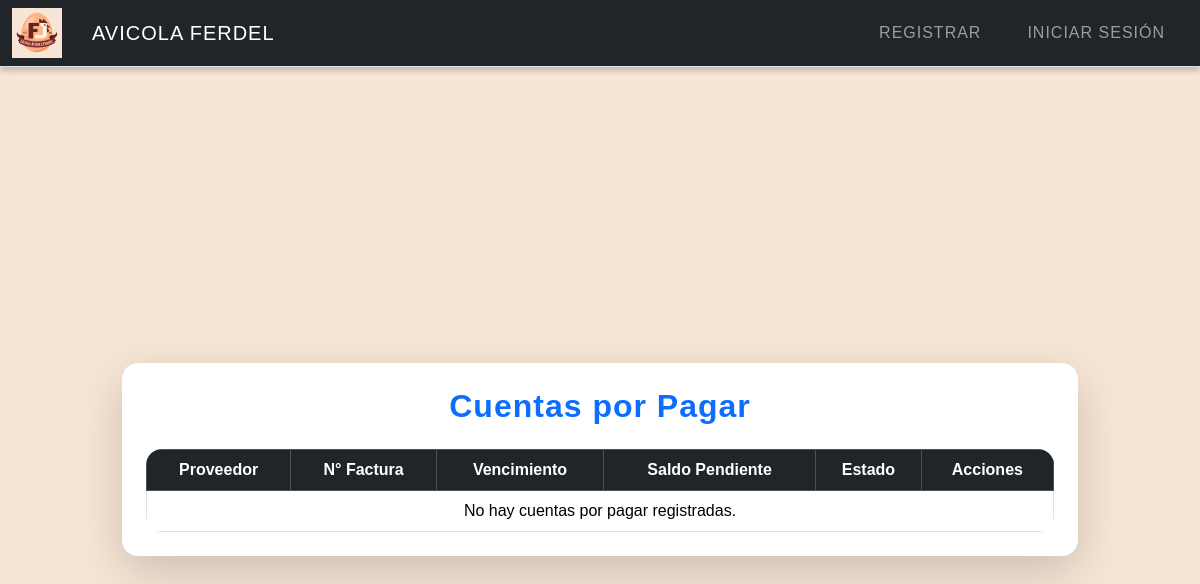
The app's page /pagos, older data.
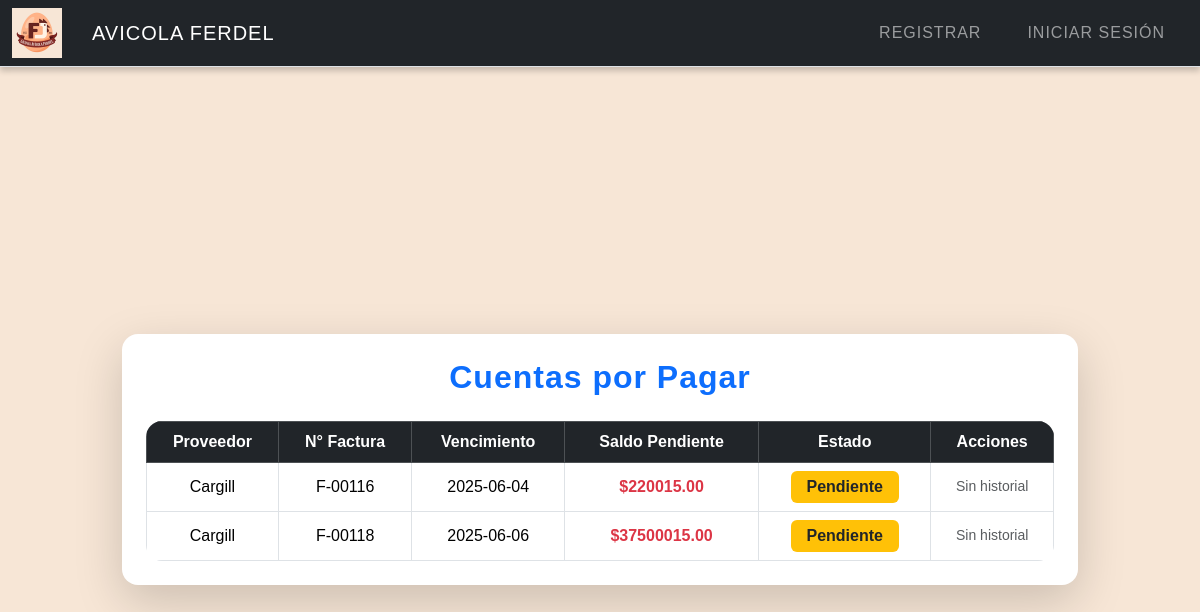
The same page, newer data.
### tables this page shows
CREATE TABLE Cuentas_Por_Pagar (
    ID_Cuenta INTEGER PRIMARY KEY AUTOINCREMENT,
    ID_Movimiento INTEGER,
    Fecha DATE,
    ID_Proveedor INTEGER,
    Num_Documento TEXT,
    Observacion TEXT,
    Fecha_Vencimiento DATE,
    Tipo_Movimiento INTEGER,
    Monto_Movimiento NUMERIC,
    IVA NUMERIC,
    Retencion NUMERIC,
    ID_Empresa INTEGER,
    FOREIGN KEY (ID_Proveedor) REFERENCES Proveedores(ID_Proveedor),
    FOREIGN KEY (ID_Empresa) REFERENCES Empresa(ID_Empresa)
);

CREATE TABLE Proveedores (
    ID_Proveedor INTEGER PRIMARY KEY AUTOINCREMENT,
    Nombre TEXT NOT NULL,
    Telefono TEXT,
    Direccion TEXT,
    RUC_CEDULA TEXT
);

### app.py (the view)
@app.route("/pagos", methods=["GET"])
def pagos():
    try:
        cuentas = db.execute("""
            SELECT cpp.ID_Movimiento, cpp.Num_Documento AS Factura,
                   p.Nombre AS Proveedor,
                   cpp.Monto_Movimiento AS Saldo,
                   cpp.Fecha_Vencimiento
            FROM Cuentas_Por_Pagar cpp
            JOIN Proveedores p ON cpp.ID_Proveedor = p.ID_Proveedor
        """)
        return render_template("pagos.html", cuentas=cuentas)
    except Exception as e:
        flash(f"❌ Error al cargar los pagos: {e}", "danger")
        return redirect(url_for("home"))

### app.py (called while the page is built)
@app.after_request
def after_request(response):
    response.headers["Cache-Control"] = "no-cache, no-store, must-revalidate"
    response.headers["Expires"] = 0
    response.headers["Pragma"] = "no-cache"
    return response

### Templates/pagos.html (shortened to what this page needs)
{% extends "layout.html" %}
{% block main %}
<div class="container" style="max-width: 980px; margin-top: 32px;">
    <div class="card shadow-lg border-0 rounded-4">
        <div class="card-body p-4">
            <h2 class="text-center mb-4 text-primary" style="font-weight: 700; letter-spacing: 1px;">
                 Cuentas por Pagar
            </h2>
            <div class="table-responsive rounded-4">
                <table class="table table-hover table-bordered align-middle mb-0">
                    <thead class="table-dark">
                        <tr>
                            <th class="text-center">Proveedor</th>
                            <th class="text-center">N° Factura</th>
                            <th class="text-center">Vencimiento</th>
                            <th class="text-center">Saldo Pendiente</th>
                            <th class="text-center">Estado</th>
                            <th class="text-center">Acciones</th>
                        </tr>
                    </thead>
                    <tbody>
                        {% for cuenta in cuentas %}
                        <tr>
                            <td class="text-center">{{ cuenta.Proveedor }}</td>
                            <td class="text-center">{{ cuenta.Factura }}</td>
                            <td class="text-center">{{ cuenta.Fecha_Vencimiento }}</td>
                            <td class="text-center">
                                <span class="{% if cuenta.Saldo > 0 %}text-danger fw-bold{% else %}text-success fw-bold{% endif %}">
                                    ${{ "%.2f"|format(cuenta.Saldo) }}
                                </span>
                            </td>
                            <td class="text-center">
                                {% if cuenta.Saldo > 0 %}
                                    <span class="badge bg-warning text-dark py-2 px-3 fs-6">Pendiente</span>
                                {% else %}
                                    <span class="badge bg-success py-2 px-3 fs-6">Cancelado</span>
                                {% endif %}
                            </td>
                            <td class="text-center">
                                <div class="d-flex flex-column flex-md-row gap-1 justify-content-center align-items-center">
                                    {% if cuenta.ID_Movimiento %}
                                        <a href="{{ url_for('historial_pagos_pagar', id_pago=cuenta.ID_Movimiento) }}" class="btn btn-info btn-sm mt-1">
                                            <i class="bi bi-clock-history"></i> Abonos
                                        </a>
                                    {% else %}
                                        <span class="text-muted small">Sin historial</span>
                                    {% endif %}
                                </div>
                            </td>
                        </tr>
                        {% else %}
                        <tr>
                            <td colspan="6" class="text-center">No hay cuentas por pagar registradas.</td>
                        </tr>
                        {% endfor %}
                    </tbody>
                </table>
            </div>
        </div>
    </div>
</div>
{% endblock %}

Row changes from the older to the newer data that the page shows:
added Cuentas_Por_Pagar: Proveedor "Cargill", Factura "F-00116", Fecha_Vencimiento "2025-06-04", Saldo "220015.00", shows "Pendiente"
added Cuentas_Por_Pagar: Proveedor "Cargill", Factura "F-00118", Fecha_Vencimiento "2025-06-06", Saldo "37500015.00", shows "Pendiente"
Text that changed along with them:
text no longer shown: "No hay cuentas por pagar registradas."
